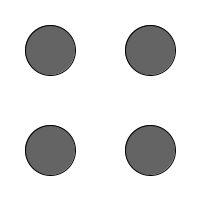
Frame 1 (no input)
Frame 60 (the mouse pressed at the canvas centre just before this capture): blank canvas, image omitted
Frame 120 (the mouse held since frame 60 and released just before this capture): blank canvas, image omitted

The Processing sketch that drew this single still picture (run headless with seeded random() and noise(); from frame 60 on, the mouse is pressed at the canvas centre):

// Processing sketch: processing_110728
// ── processing_110728.pde

// Exercise 4-4a. Reproducing images and using variables.

int backgroundColor = 255;
int strokeColor = 0;
int fillColor = 100;

final int DIAMETER = 50;

int upperLeftX = 50;
int upperLeftY = 50;
int upperRightX = 150;
int upperRightY = 50;
int lowerLeftX = 50;
int lowerLeftY = 150;
int lowerRightX = 150;
int lowerRightY = 150;

void setup() {
  size(200, 200);
}

void draw() {
  background(backgroundColor);
  stroke(strokeColor);
  fill(fillColor);
  ellipse(upperLeftX, upperLeftY, DIAMETER, DIAMETER);
  ellipse(upperRightX, upperRightY, DIAMETER, DIAMETER);
  ellipse(lowerLeftX, lowerLeftY, DIAMETER, DIAMETER);
  ellipse(lowerRightX, lowerRightY, DIAMETER, DIAMETER);

  fillColor += 10;
  lowerLeftX = lowerLeftX + 5;
  lowerRightY = lowerRightY - 5;
  upperRightX = upperRightX - 5;
  upperLeftY = upperLeftY + 5;
}
